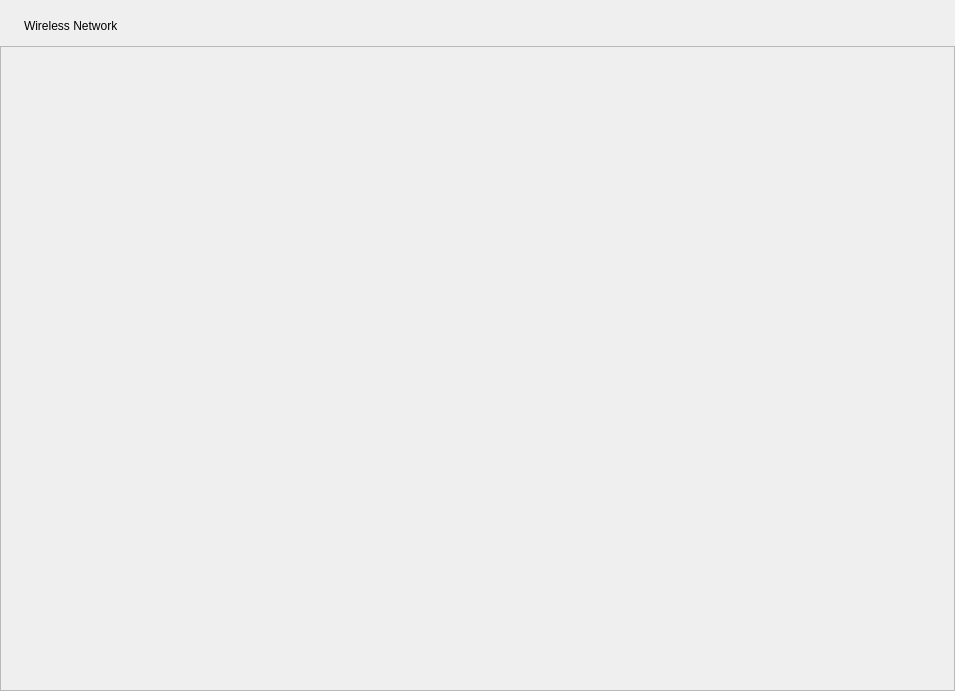
<?xml version="1.0" encoding="UTF-8"?>
<ui version="4.0">
 <class>WirelessPage</class>
 <widget class="Kiran::Network::WirelessPage" name="WirelessPage">
  <property name="geometry">
   <rect>
    <x>0</x>
    <y>0</y>
    <width>955</width>
    <height>691</height>
   </rect>
  </property>
  <property name="windowTitle">
   <string>WirelessPage</string>
  </property>
  <layout class="QVBoxLayout" name="verticalLayout">
   <property name="spacing">
    <number>0</number>
   </property>
   <property name="leftMargin">
    <number>0</number>
   </property>
   <property name="topMargin">
    <number>0</number>
   </property>
   <property name="rightMargin">
    <number>0</number>
   </property>
   <property name="bottomMargin">
    <number>0</number>
   </property>
   <item>
    <spacer name="verticalSpacer">
     <property name="orientation">
      <enum>Qt::Vertical</enum>
     </property>
     <property name="sizeType">
      <enum>QSizePolicy::Fixed</enum>
     </property>
     <property name="sizeHint" stdset="0">
      <size>
       <width>20</width>
       <height>16</height>
      </size>
     </property>
    </spacer>
   </item>
   <item>
    <layout class="QHBoxLayout" name="horizontalLayout">
     <item>
      <spacer name="horizontalSpacer">
       <property name="orientation">
        <enum>Qt::Horizontal</enum>
       </property>
       <property name="sizeType">
        <enum>QSizePolicy::Fixed</enum>
       </property>
       <property name="sizeHint" stdset="0">
        <size>
         <width>24</width>
         <height>20</height>
        </size>
       </property>
      </spacer>
     </item>
     <item>
      <widget class="QLabel" name="label">
       <property name="text">
        <string>Wireless Network</string>
       </property>
      </widget>
     </item>
    </layout>
   </item>
   <item>
    <spacer name="verticalSpacer_3">
     <property name="orientation">
      <enum>Qt::Vertical</enum>
     </property>
     <property name="sizeType">
      <enum>QSizePolicy::Fixed</enum>
     </property>
     <property name="sizeHint" stdset="0">
      <size>
       <width>20</width>
       <height>10</height>
      </size>
     </property>
    </spacer>
   </item>
   <item>
    <widget class="QScrollArea" name="scrollArea">
     <property name="lineWidth">
      <number>0</number>
     </property>
     <property name="widgetResizable">
      <bool>true</bool>
     </property>
     <widget class="QWidget" name="scrollAreaDevicesContents">
      <property name="geometry">
       <rect>
        <x>0</x>
        <y>0</y>
        <width>953</width>
        <height>640</height>
       </rect>
      </property>
      <layout class="QVBoxLayout" name="layout_scrollAreaDevicesContents">
       <property name="spacing">
        <number>8</number>
       </property>
       <property name="leftMargin">
        <number>24</number>
       </property>
       <property name="topMargin">
        <number>0</number>
       </property>
       <property name="rightMargin">
        <number>24</number>
       </property>
       <property name="bottomMargin">
        <number>0</number>
       </property>
       <item>
        <spacer name="verticalSpacer_2">
         <property name="orientation">
          <enum>Qt::Vertical</enum>
         </property>
         <property name="sizeHint" stdset="0">
          <size>
           <width>20</width>
           <height>621</height>
          </size>
         </property>
        </spacer>
       </item>
      </layout>
     </widget>
    </widget>
   </item>
  </layout>
 </widget>
 <customwidgets>
  <customwidget>
   <class>Kiran::Network::WirelessPage</class>
   <extends>QWidget</extends>
   <header>wireless/wireless-page.h</header>
   <container>1</container>
  </customwidget>
 </customwidgets>
 <resources/>
 <connections/>
</ui>
